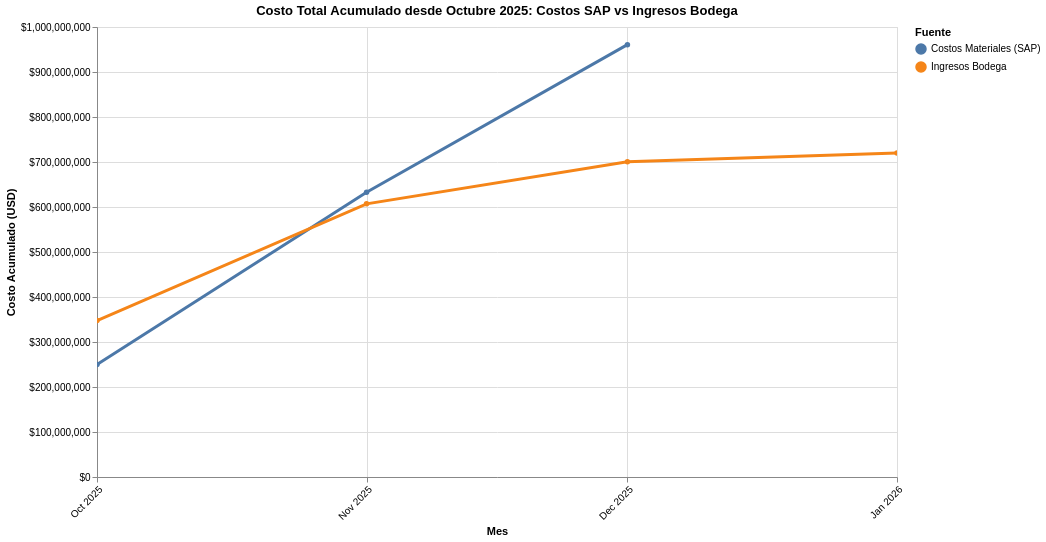

Notebook code cell kept with this figure:
### Code cell
import altair as alt

# --- Costos de materiales (SAP) ---
costo_plot2 = costo_total.copy()
costo_plot2['fecha'] = pd.to_datetime(costo_plot2['mes_año'], format='%m/%Y', errors='coerce')
costo_plot2 = costo_plot2[costo_plot2['fecha'] >= '2025-10-01']
costo_mensual_sap = (
    costo_plot2.groupby(pd.Grouper(key='fecha', freq='MS'))['Valor/Moneda objeto']
    .sum().reset_index()
)
costo_mensual_sap.rename(columns={'Valor/Moneda objeto': 'Costo'}, inplace=True)
costo_mensual_sap['Costo'] = costo_mensual_sap['Costo'] * 910
costo_mensual_sap['Acumulado'] = costo_mensual_sap['Costo'].cumsum()
costo_mensual_sap['Fuente'] = 'Costos Materiales (SAP)'

# --- Ingresos a bodega ---
ingresos_plot2 = ingresos.copy()
ingresos_plot2['fecha'] = pd.to_datetime(ingresos_plot2['FECHA DE INGRESO'], errors='coerce')
ingresos_plot2 = ingresos_plot2[ingresos_plot2['fecha'] >= '2025-10-01']
ingreso_mensual2 = (
    ingresos_plot2.groupby(pd.Grouper(key='fecha', freq='MS'))['TOTAL NETO']
    .sum().reset_index()
)
ingreso_mensual2.rename(columns={'TOTAL NETO': 'Costo'}, inplace=True)
ingreso_mensual2['Acumulado'] = ingreso_mensual2['Costo'].cumsum()
ingreso_mensual2['Fuente'] = 'Ingresos Bodega'

# --- Combinar ---
comparacion = pd.concat([costo_mensual_sap, ingreso_mensual2], ignore_index=True)

# --- Gráfico acumulado ---
line = alt.Chart(comparacion).mark_line(point=True, strokeWidth=3).encode(
    x=alt.X('yearmonth(fecha):T', title='Mes', axis=alt.Axis(format='%b %Y', labelAngle=-45)),
    y=alt.Y('Acumulado:Q', title='Costo Acumulado (USD)', axis=alt.Axis(format='$,.0f')),
    color=alt.Color('Fuente:N', title='Fuente'),
    tooltip=[
        alt.Tooltip('yearmonth(fecha):T', title='Mes', format='%b %Y'),
        alt.Tooltip('Fuente:N'),
        alt.Tooltip('Costo:Q', title='Costo Mensual', format='$,.2f'),
        alt.Tooltip('Acumulado:Q', title='Acumulado', format='$,.2f')
    ]
).properties(
    width=800,
    height=450,
    title='Costo Total Acumulado desde Octubre 2025: Costos SAP vs Ingresos Bodega'
).interactive()

line

### Figure 1 — Vega-Lite specification as saved in the notebook (floating-point values rounded to 4 significant figures)
{"config": {"view": {"continuousWidth": 300, "continuousHeight": 300}}, "data": {"name": "data-d8ccfd5b29aaa5a075f8915d1ca79bca"}, "mark": {"type": "line", "point": true, "strokeWidth": 3}, "encoding": {"color": {"field": "Fuente", "title": "Fuente", "type": "nominal"}, "tooltip": [{"field": "fecha", "format": "%b %Y", "timeUnit": "yearmonth", "title": "Mes", "type": "temporal"}, {"field": "Fuente", "type": "nominal"}, {"field": "Costo", "format": "$,.2f", "title": "Costo Mensual", "type": "quantitative"}, {"field": "Acumulado", "format": "$,.2f", "title": "Acumulado", "type": "quantitative"}], "x": {"axis": {"format": "%b %Y", "labelAngle": -45}, "field": "fecha", "timeUnit": "yearmonth", "title": "Mes", "type": "temporal"}, "y": {"axis": {"format": "$,.0f"}, "field": "Acumulado", "title": "Costo Acumulado (USD)", "type": "quantitative"}}, "height": 450, "params": [{"name": "param_2", "select": {"type": "interval", "encodings": ["x", "y"]}, "bind": "scales"}], "title": "Costo Total Acumulado desde Octubre 2025: Costos SAP vs Ingresos Bodega", "width": 800, "$schema": "https://vega.github.io/schema/vega-lite/v5.20.1.json", "datasets": {"data-d8ccfd5b29aaa5a075f8915d1ca79bca": [{"fecha": "2025-10-01T00:00:00", "Costo": 250000000.0, "Acumulado": 250000000.0, "Fuente": "Costos Materiales (SAP)"}, {"fecha": "2025-11-01T00:00:00", "Costo": 382800000.0, "Acumulado": 632800000.0, "Fuente": "Costos Materiales (SAP)"}, {"fecha": "2025-12-01T00:00:00", "Costo": 327900000.0, "Acumulado": 960700000.0, "Fuente": "Costos Materiales (SAP)"}, {"fecha": "2025-10-01T00:00:00", "Costo": 347600000.0, "Acumulado": 347600000.0, "Fuente": "Ingresos Bodega"}, {"fecha": "2025-11-01T00:00:00", "Costo": 259400000.0, "Acumulado": 607000000.0, "Fuente": "Ingresos Bodega"}, {"fecha": "2025-12-01T00:00:00", "Costo": 93620000.0, "Acumulado": 700600000.0, "Fuente": "Ingresos Bodega"}, {"fecha": "2026-01-01T00:00:00", "Costo": 19550000.0, "Acumulado": 720200000.0, "Fuente": "Ingresos Bodega"}]}}
